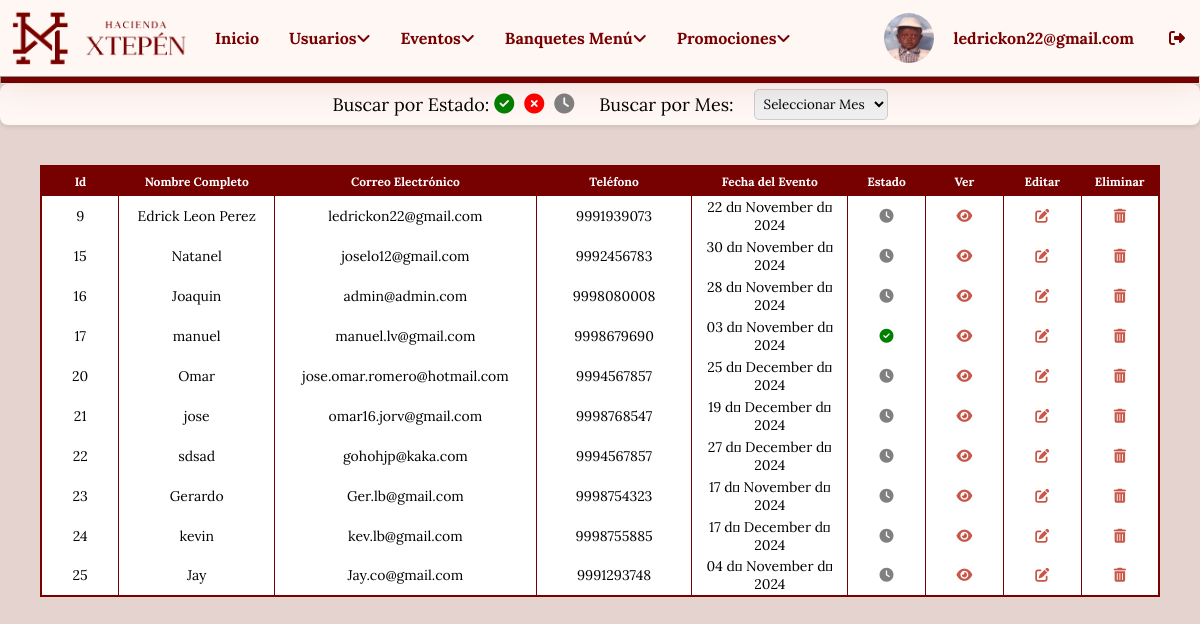
/login/dashboard_eventos.php (signed in), run on an earlier commit of the app's database.
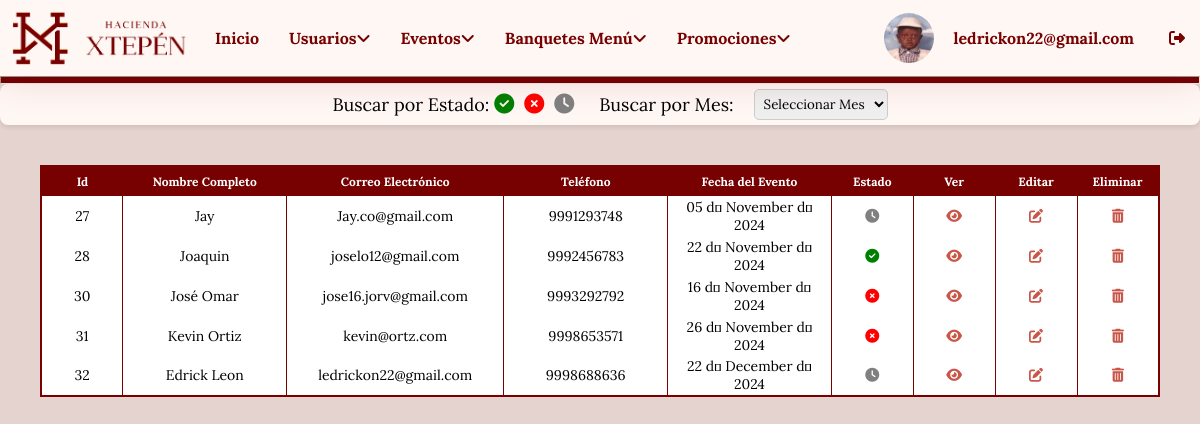
And on a later commit of the database.
### tables this page shows
CREATE TABLE `reservas_eventos` (
  `id` int(11) NOT NULL,
  `nombre` varchar(100) NOT NULL,
  `email` varchar(100) NOT NULL,
  `telefono` varchar(15) NOT NULL,
  `evento` varchar(50) NOT NULL,
  `fecha` date NOT NULL,
  `invitados` int(11) NOT NULL,
  `mensaje` text DEFAULT NULL,
  `fecha_reserva` timestamp NOT NULL DEFAULT current_timestamp(),
  `menu_banquete` int(11) DEFAULT NULL,
  `estado` varchar(10) DEFAULT 'pendiente'
);

### login/dashboard_eventos.php (the view, shortened to what this page needs)
<?php
function convertir_mes_espanol($fecha) {
    return date("d \d\e F \d\e Y", strtotime($fecha));
}
?>
<!DOCTYPE html>
<html lang="es">
<head>
    <link rel="stylesheet" href="styles/stylersvboard.css">
</head>
<body>
    <?php include "menu.php"; ?>
    <hr>
    <div class="information">
        <form method="POST">
            <div class="search-bar">
                <span>Buscar por Estado:</span>
                <i class="fas fa-check-circle icon realizada" title="Realizada" onclick="buscarEstado('realizada')"></i>
                <i class="fas fa-times-circle icon cancelada" title="Cancelada" onclick="buscarEstado('cancelada')"></i>
                <i class="fas fa-clock icon pendiente" title="Pendiente" onclick="buscarEstado('pendiente')"></i>
                <span>Buscar por Mes:</span>
                <select name="mes_busqueda" class="mes-select" onchange="this.form.submit()">
                    <option value="">Seleccionar Mes</option>
                </select>
            </div>
        </form>
        <div class="tabla">
            <table>
                <tr>
                    <th>Id</th>
                    <th>Nombre Completo</th>
                    <th>Correo Electrónico</th>
                    <th>Teléfono</th>
                    <th>Fecha del Evento</th>
                    <th>Estado</th>
                    <th>Ver</th>
                    <th>Editar</th>
                    <th>Eliminar</th>
                </tr>
                <?php
                $todas_reservas = "SELECT * FROM reservas_eventos WHERE 1=1";
                $todas_reservas .= " ORDER BY id ASC";
                $resultado = mysqli_query($conectar, $todas_reservas);
                if (mysqli_num_rows($resultado) > 0) {
                    while ($fila = mysqli_fetch_assoc($resultado)) {
                        $fecha = convertir_mes_espanol($fila["fecha"]);
                        $icono_estado = '';
                        if ($fila['estado'] == 'realizada') {
                            $icono_estado = '<i class="fas fa-check-circle realizada" style="color: green;"></i>';
                        } elseif ($fila['estado'] == 'cancelada') {
                            $icono_estado = '<i class="fas fa-times-circle cancelada" style="color: red;"></i>';
                        } else {
                            $icono_estado = '<i class="fas fa-clock pendiente" style="color: gray;"></i>';
                        }
                ?>
                        <tr>
                            <td style="width: 10px;"><?php echo $fila["id"]; ?></td>
                            <td><?php echo $fila["nombre"]; ?></td>
                            <td><?php echo $fila["email"]; ?></td>
                            <td><?php echo $fila["telefono"]; ?></td>
                            <td><?php echo $fecha; ?></td>
                            <td style="text-align: center; width: 10px;"><?php echo $icono_estado; ?></td>
                            <td style="width: 50px;"><a href="ver_evento.php?id=<?php echo $fila['id']; ?>"><i class="basurita fa-solid fa-eye"></i></a></td>
                            <td style="width: 50px;"><a href="editar_evento.php?id=<?php echo $fila['id']; ?>"><i class="basurita fa-solid fa-pen-to-square"></i></a></td>
                            <td style="width: 50px;">
                                <a href="#" onClick="validar('eliminar_evento.php?id=<?php echo $fila['id']; ?>')"><i class="basurita fa-solid fa-trash-can"></i></a>
                            </td>
                        </tr>
                <?php
                    }
                } else {
                    echo "<tr><td colspan='9' style='text-align: center; padding: 20px;'>No se encontraron reservas para el estado o mes especificado.</td></tr>";
                }
                ?>
            </table>
        </div>
    </div>
</body>
</html>

What changed in the data, as far as the page shows it:
removed reservas_eventos: id "9", nombre "Edrick Leon Perez", email "ledrickon22@gmail.com", telefono "9991939073", fecha "22 d\u001b November d\u001b 2024", estado "pendiente" (drawn)
removed reservas_eventos: id "15", nombre "Natanel", email "joselo12@gmail.com", telefono "9992456783", fecha "30 d\u001b November d\u001b 2024", estado "pendiente" (drawn)
removed reservas_eventos: id "16", nombre "Joaquin", email "admin@admin.com", telefono "9998080008", fecha "28 d\u001b November d\u001b 2024", estado "pendiente" (drawn)
removed reservas_eventos: id "17", nombre "manuel", email "manuel.lv@gmail.com", telefono "9998679690", fecha "03 d\u001b November d\u001b 2024", estado "realizada" (drawn)
removed reservas_eventos: id "20", nombre "Omar", email "jose.omar.romero@hotmail.com", telefono "9994567857", fecha "25 d\u001b December d\u001b 2024", estado "pendiente" (drawn)
removed reservas_eventos: id "21", nombre "jose", email "omar16.jorv@gmail.com", telefono "9998768547", fecha "19 d\u001b December d\u001b 2024", estado "pendiente" (drawn)
removed reservas_eventos: id "22", nombre "sdsad", email "gohohjp@kaka.com", telefono "9994567857", fecha "27 d\u001b December d\u001b 2024", estado "pendiente" (drawn)
removed reservas_eventos: id "23", nombre "Gerardo", email "Ger.lb@gmail.com", telefono "9998754323", fecha "17 d\u001b November d\u001b 2024", estado "pendiente" (drawn)
removed reservas_eventos: id "24", nombre "kevin", email "kev.lb@gmail.com", telefono "9998755885", fecha "17 d\u001b December d\u001b 2024", estado "pendiente" (drawn)
removed reservas_eventos: id "25", nombre "Jay", email "Jay.co@gmail.com", telefono "9991293748", fecha "04 d\u001b November d\u001b 2024", estado "pendiente" (drawn)
added reservas_eventos: id "27", nombre "Jay", email "Jay.co@gmail.com", telefono "9991293748", fecha "05 d\u001b November d\u001b 2024", estado "pendiente" (drawn)
added reservas_eventos: id "28", nombre "Joaquin", email "joselo12@gmail.com", telefono "9992456783", fecha "22 d\u001b November d\u001b 2024", estado "realizada" (drawn)
added reservas_eventos: id "30", nombre "José Omar", email "jose16.jorv@gmail.com", telefono "9993292792", fecha "16 d\u001b November d\u001b 2024", estado "cancelada" (drawn)
added reservas_eventos: id "31", nombre "Kevin Ortiz", email "kevin@ortz.com", telefono "9998653571", fecha "26 d\u001b November d\u001b 2024", estado "cancelada" (drawn)
added reservas_eventos: id "32", nombre "Edrick Leon", email "ledrickon22@gmail.com", telefono "9998688636", fecha "22 d\u001b December d\u001b 2024", estado "pendiente" (drawn)
